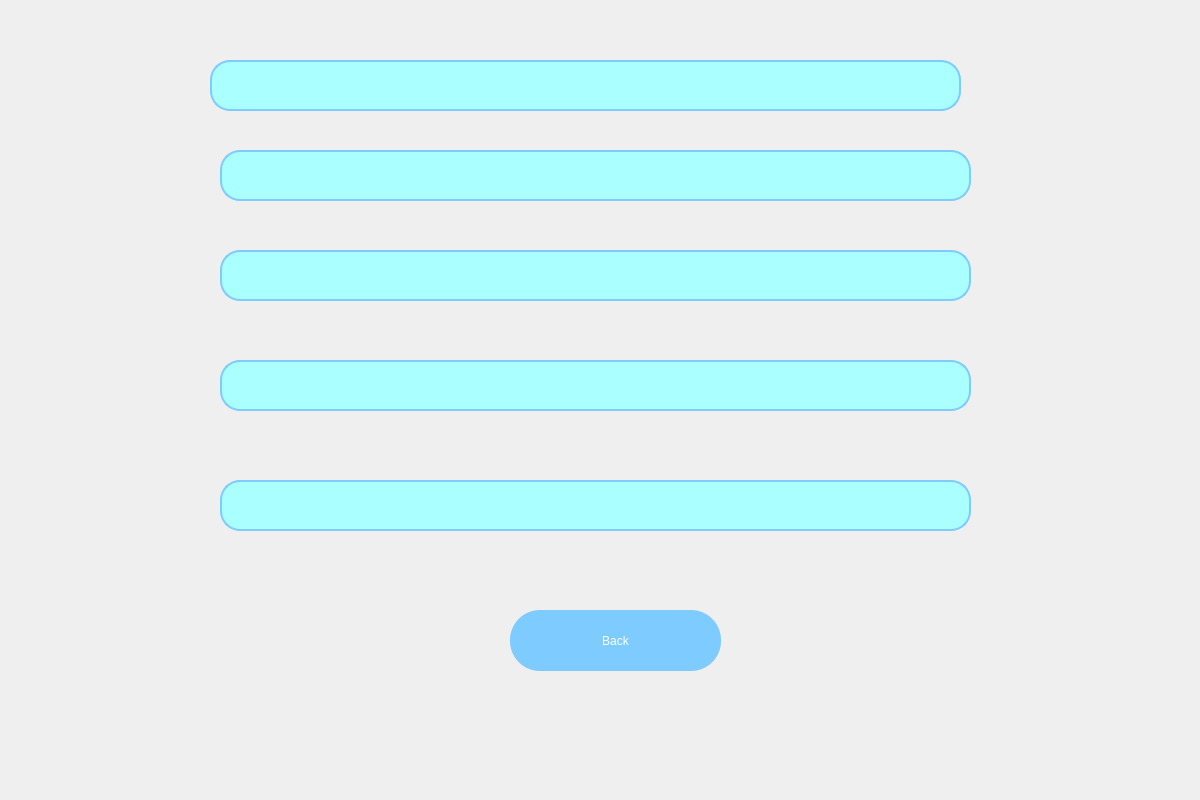
<?xml version="1.0" encoding="UTF-8"?>
<ui version="4.0">
 <class>Form</class>
 <widget class="QWidget" name="Form">
  <property name="geometry">
   <rect>
    <x>0</x>
    <y>0</y>
    <width>1200</width>
    <height>800</height>
   </rect>
  </property>
  <property name="windowTitle">
   <string>Form</string>
  </property>
  <widget class="QLineEdit" name="lineEdit">
   <property name="geometry">
    <rect>
     <x>210</x>
     <y>60</y>
     <width>751</width>
     <height>51</height>
    </rect>
   </property>
   <property name="styleSheet">
    <string notr="true">QLineEdit {
background: rgb(170, 255, 255);
border: 2px solid rgb(125, 203, 255);
border-radius: 20px;
color: black;
font: 16pt &quot;Kristen ITC&quot;;
}
QLineEdit:hover {
border: 2px solid rgb(51, 129, 255);
}</string>
   </property>
   <property name="text">
    <string/>
   </property>
  </widget>
  <widget class="QLineEdit" name="lineEdit_2">
   <property name="geometry">
    <rect>
     <x>220</x>
     <y>150</y>
     <width>751</width>
     <height>51</height>
    </rect>
   </property>
   <property name="styleSheet">
    <string notr="true">QLineEdit {
background: rgb(170, 255, 255);
border: 2px solid rgb(125, 203, 255);
border-radius: 20px;
color: black;
font: 16pt &quot;Kristen ITC&quot;;
}
QLineEdit:hover {
border: 2px solid rgb(51, 129, 255);
}</string>
   </property>
   <property name="text">
    <string/>
   </property>
  </widget>
  <widget class="QLineEdit" name="lineEdit_3">
   <property name="geometry">
    <rect>
     <x>220</x>
     <y>250</y>
     <width>751</width>
     <height>51</height>
    </rect>
   </property>
   <property name="styleSheet">
    <string notr="true">QLineEdit {
background: rgb(170, 255, 255);
border: 2px solid rgb(125, 203, 255);
border-radius: 20px;
color: black;
font: 16pt &quot;Kristen ITC&quot;;
}
QLineEdit:hover {
border: 2px solid rgb(51, 129, 255);
}</string>
   </property>
   <property name="text">
    <string/>
   </property>
  </widget>
  <widget class="QLineEdit" name="lineEdit_4">
   <property name="geometry">
    <rect>
     <x>220</x>
     <y>360</y>
     <width>751</width>
     <height>51</height>
    </rect>
   </property>
   <property name="styleSheet">
    <string notr="true">QLineEdit {
background: rgb(170, 255, 255);
border: 2px solid rgb(125, 203, 255);
border-radius: 20px;
color: black;
font: 16pt &quot;Kristen ITC&quot;;
}
QLineEdit:hover {
border: 2px solid rgb(51, 129, 255);
}</string>
   </property>
   <property name="text">
    <string/>
   </property>
  </widget>
  <widget class="QLineEdit" name="lineEdit_5">
   <property name="geometry">
    <rect>
     <x>220</x>
     <y>480</y>
     <width>751</width>
     <height>51</height>
    </rect>
   </property>
   <property name="styleSheet">
    <string notr="true">QLineEdit {
background: rgb(170, 255, 255);
border: 2px solid rgb(125, 203, 255);
border-radius: 20px;
color: black;
font: 16pt &quot;Kristen ITC&quot;;
}
QLineEdit:hover {
border: 2px solid rgb(51, 129, 255);
}</string>
   </property>
   <property name="text">
    <string/>
   </property>
  </widget>
  <widget class="QPushButton" name="backButton">
   <property name="geometry">
    <rect>
     <x>510</x>
     <y>610</y>
     <width>211</width>
     <height>61</height>
    </rect>
   </property>
   <property name="styleSheet">
    <string notr="true">QPushButton {
background-color:rgb(125, 203, 255);
color: white;
border-radius: 30px;
font: 22pt &quot;Kristen ITC&quot;;
}
QPushButton:hover {
background-color: rgb(48, 193, 255);
}</string>
   </property>
   <property name="text">
    <string>Back</string>
   </property>
  </widget>
 </widget>
 <resources/>
 <connections/>
</ui>
